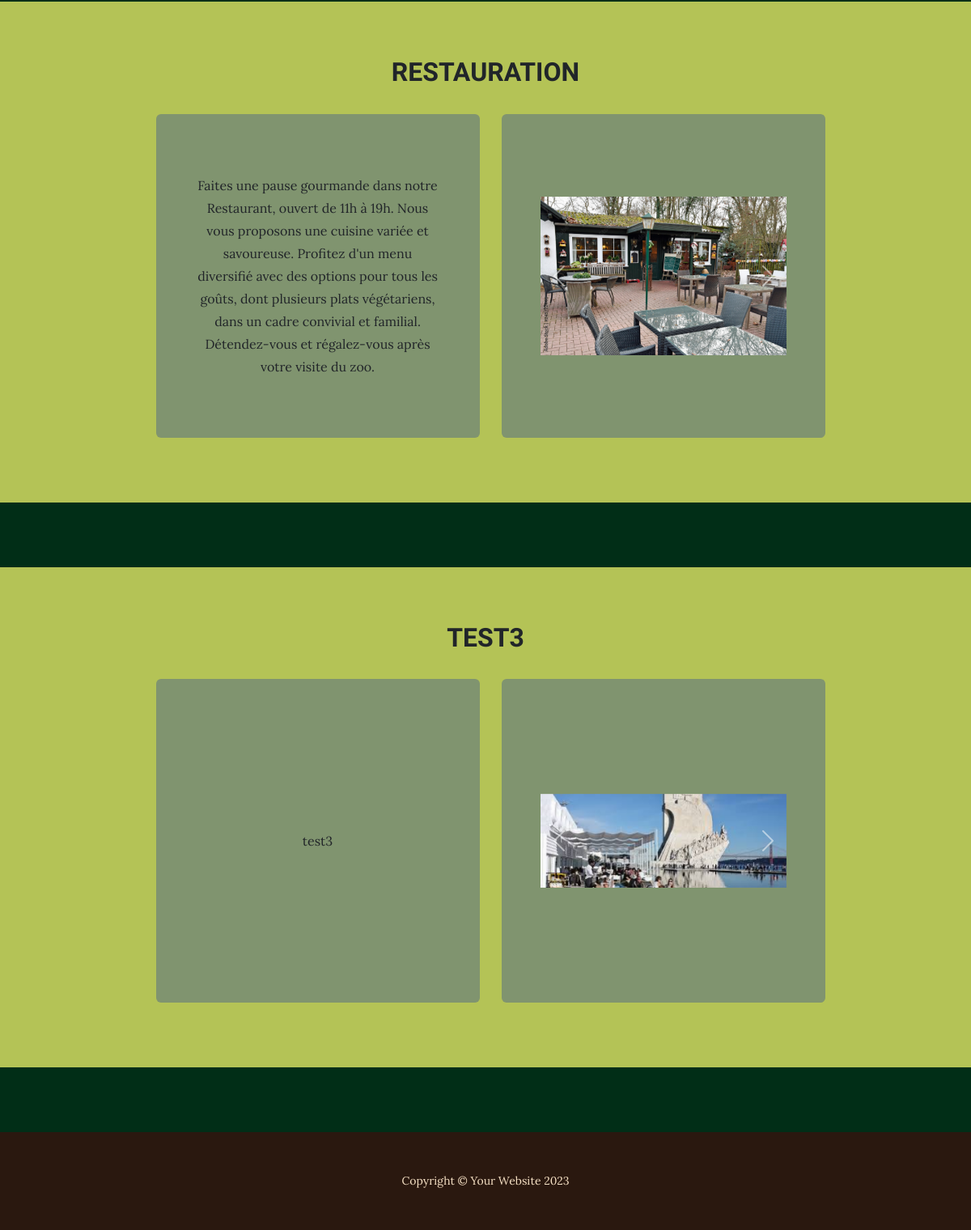
Page /services (lower part) on the earlier database version.
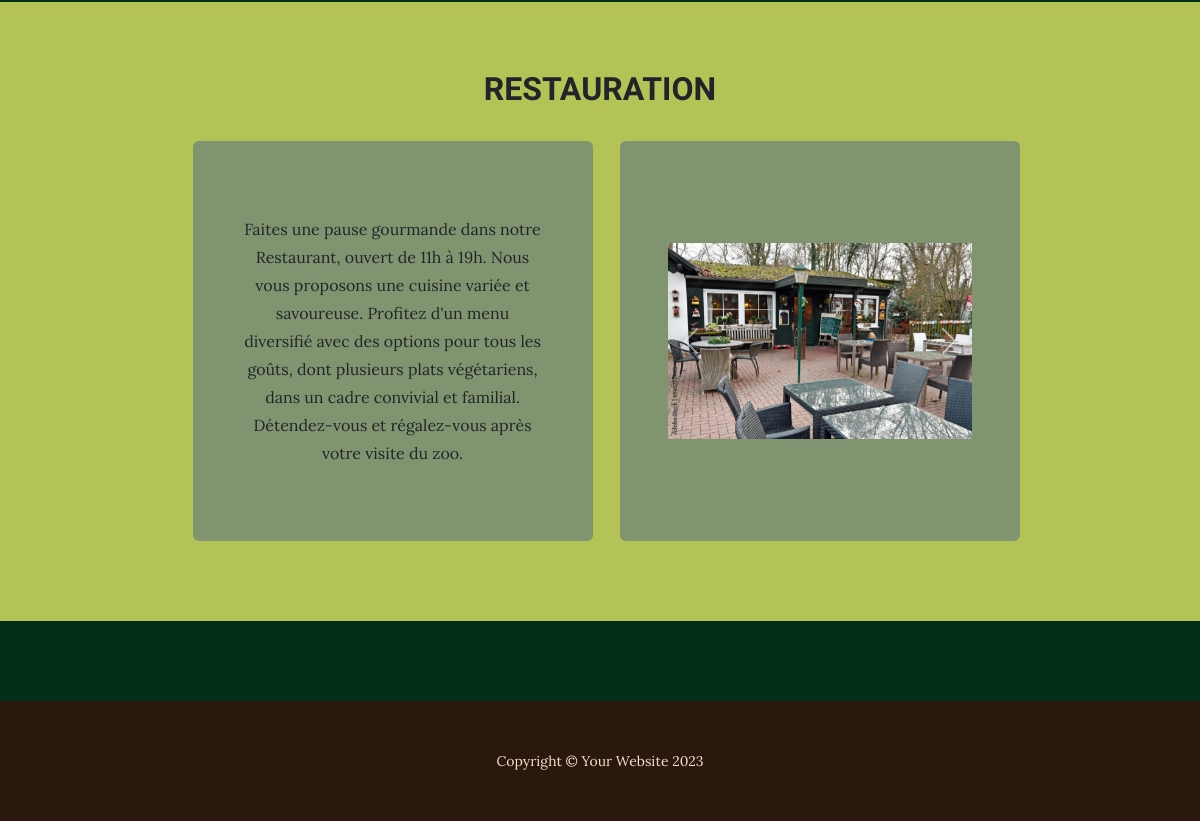
Same page on the later database version.
### models.py (models this page shows, shortened)
class Service(db.Model):
    id = db.Column(db.Integer, primary_key=True, autoincrement=True)
    title = db.Column(db.String(100), nullable=False)
    description = db.Column(db.Text, nullable=False)
    images_url = db.Column(db.Text, nullable=True)  # Changer en db.Text

### app.py (the view)
@app.route('/services')
def services():
    services = Service.query.all()
    for service in services:
        service.images_url = service.images_url.split(",") if service.images_url else []
    return render_template('services.html', services=services)

### templates/services.html (shortened to what this page needs)
<!DOCTYPE html>
<html lang="en">
    <head>
        <link href="../static/css/styles.css" rel="stylesheet" />
    </head>
    <body>
        {% for service in services %}
        <section class="page-section cta">
            <div class="container">
                <div class="row">
                    <div class="col-xl-9 mx-auto">
                        <h2 class="section-heading mb-4">
                            <span class="section-heading-upper text-center">{{ service.title }}</span>
                        </h2>
                        <div class="row mb-4">
                            <div class="col-md-6">
                                <div class="cta-inner4 bg-faded text-center rounded">
                                    <p class="mb-0">{{ service.description }}</p>
                                </div>
                            </div>
                            <div class="col-md-6">
                                <div class="cta-inner4 bg-faded text-center rounded">
                                    {% if service.images_url %}
                                    <div id="carousel{{ service.id }}" class="carousel slide" data-bs-ride="carousel">
                                        <div class="carousel-inner">
                                            {% for image in service.images_url %}
                                            <div class="carousel-item {% if loop.index == 1 %}active{% endif %}">
                                                <img src="{{ url_for('static', filename='uploads/' ~ image) }}" class="d-block w-100" alt="{{ service.title }}">
                                            </div>
                                            {% endfor %}
                                        </div>
                                        <button class="carousel-control-prev" type="button" data-bs-target="#carousel{{ service.id }}" data-bs-slide="prev">
                                            <span class="carousel-control-prev-icon" aria-hidden="true"></span>
                                        </button>
                                        <button class="carousel-control-next" type="button" data-bs-target="#carousel{{ service.id }}" data-bs-slide="next">
                                            <span class="carousel-control-next-icon" aria-hidden="true"></span>
                                        </button>
                                    </div>
                                    {% else %}
                                    <img src="{{ url_for('static', filename='default.jpg') }}" class="d-block w-100" alt="Default Image">
                                    {% endif %}
                                </div>
                            </div>
                        </div>
                    </div>
                </div>
            </div>
        </section>
        {% endfor %}
        <footer class="footer text-faded text-center py-5">
            <div class="container"><p class="m-0 small">Copyright &copy; Your Website 2023</p></div>
        </footer>
    </body>
</html>

Differences in the rows shown:
removed Service: title "TEST3", description "test3", images_url (picture)
